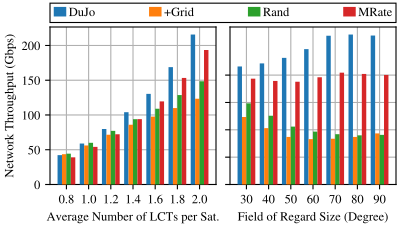

Generate this figure with Python:
import os

import matplotlib.pyplot as plt
import numpy as np

#create a figure with (2,1) subplots
FONT_SIZE = 9
fig_width_px = 400
fig_height_px = 225
dpi = 100  # Typical screen DPI, adjust if necessary
fig_width_in = fig_width_px / dpi
fig_height_in = fig_height_px / dpi

plt.rcParams.update({
    # --- make every normal string use Times or the best fall-back ----
    'font.family' : 'serif',
    'font.serif'  : ['Times New Roman', 'Times', 'Nimbus Roman', 'STIXGeneral'],
    # --- keep your existing sizing rules ----------------------------
    'font.size'        : FONT_SIZE,
    'axes.titlesize'   : FONT_SIZE,
    'axes.labelsize'   : FONT_SIZE,
    'xtick.labelsize'  : FONT_SIZE,
    'ytick.labelsize'  : FONT_SIZE,
    'legend.fontsize'  : FONT_SIZE,
})
plt.rc('mathtext', fontset='cm')
plt.rcParams['pdf.fonttype'] = 42
plt.rcParams['ps.fonttype'] = 42

current_dir = os.path.dirname(os.path.abspath(__file__))

# Plot the data
fig, axs_list = plt.subplots(1,2)
fig.set_size_inches(fig_width_in, fig_height_in)  # 3.5 inches width, height adjusted to maintain aspect ratio


N_POINTS = 20
results_file = "/home/zhouyou/leo-sat-flow/sim_alg_j1_res/test_ld_starlink_varying_for/test_ld_starlink_varying_for-2025-October-20-18-35-14-ail/ldl"
name = ["DuJo","+Grid","Rand","MRate"]
data = np.genfromtxt(results_file, delimiter=',')
data = -data[:, [4,7,8,6]]  # Select the relevant columns and negate them
data = data.reshape(7,N_POINTS, 4)
data = data.mean(axis=1).reshape(-1, 4)
print(data)
markers = ['o', 's', 'D', '^', 'v', 'x', '*']
axs = axs_list[0]
bar_width = 0.4
bars = []
index = np.arange(data.shape[0])*2
for i in range(data.shape[1]):
    b = axs.bar(index + (i -1.5)* bar_width, data[:, i], bar_width, label=name[i], zorder=3)
    bars.append(b)
axs.set_position([0.575, 0.18, 0.415, 0.7])
axs.set_yticks([0, 50, 100, 150, 200])
axs.set_yticklabels([])
axs.set_xlabel(r"Field of Regard Size (Degree)")
axs.set_xticks(index)
axs.set_xticklabels(["30", "40", "50", "60", "70", "80", "90"])
axs.grid(True, zorder=0)


results_file = "/home/zhouyou/leo-sat-flow/sim_alg_j1_res/test_ld_starlink_varying_n_lct/test_ld_starlink_varying_n_lct-2025-October-20-18-54-08-ail/ldl"
name = ["DuJo","+Grid","Rand","MRate"]
data = np.genfromtxt(results_file, delimiter=',')
data = -data[:, [4,7,8,6]]  # Select the relevant columns and negate them
data = data.reshape(7,N_POINTS, 4)
data = data.mean(axis=1).reshape(-1, 4)
print(data)
markers = ['o', 's', 'D', '^', 'v', 'x', '*']
axs = axs_list[1]
bar_width = 0.4
bars = []
index = np.arange(data.shape[0])*2
for i in range(data.shape[1]):
    b = axs.bar(index + (i -1.5)* bar_width, data[::-1, i], bar_width, label=name[i], zorder=3)
    bars.append(b)
axs.set_position([0.125, 0.18, 0.415, 0.7])
# axs.set_ylabel(r"Network Throughput (Gbps)")
axs.set_yticks([0, 50, 100, 150, 200])
axs.set_yticklabels([0, 50, 100, 150, 200])
axs.set_ylabel(r"Network Throughput (Gbps)")
axs.set_xlabel(r"Average Number of LCTs per Sat.")
axs.set_xticks(index)
axs.set_xticklabels(["0.8", "1.0", "1.2", "1.4", "1.6", "1.8", "2.0"])
axs.grid(True, zorder=0)

leg = fig.legend(bars, name ,fontsize=FONT_SIZE, loc='lower left', bbox_to_anchor=(0.125, 0.9, 0.865, 0.125), mode="expand",ncol = 4 ,borderaxespad=0.,handlelength=1, handleheight= 0.8, handletextpad=0.2, 
frameon=True,          # draw a frame
fancybox=False,        # <-- square corners (like MATLAB)
edgecolor='black',     # black  frame edge
facecolor='white',     # white background
framealpha=1,          # fully opaque
borderpad=0.3,         # tight inner padding (font-size units)
labelspacing=0.2,      # tight vertical space between rows
)   
leg.get_frame().set_linewidth(0.8)  # MATLAB-thin border
# fig.add_artist(leg)

# leg = plt.legend(lines2, [r"$\beta=$"+f"{0.1+0.2*i:.1f}" for i in range(5)] ,fontsize=FONT_SIZE, loc='lower left', bbox_to_anchor=(0.125, 0.8, 0.7, 0.3), mode="expand",ncol = 3 ,borderaxespad=0.,handlelength=1, handleheight= 0.8, handletextpad=0.2, 
# frameon=True,          # draw a frame
# fancybox=False,        # <-- square corners (like MATLAB)
# edgecolor='black',     # black  frame edge
# facecolor='white',     # white background
# framealpha=1,          # fully opaque
# borderpad=0.5,         # tight inner padding (font-size units)
# labelspacing=0.1,      # tight vertical space between rows
# )   
# leg.get_frame().set_linewidth(0.8)  # MATLAB-thin border
# axs.add_artist(leg)

# Save the figure as a PDF
print("Saving figure to:", current_dir)
output_path = os.path.join(current_dir, os.path.splitext(os.path.basename(__file__))[0]) + '.pdf'

fig.savefig(output_path, format='pdf', pad_inches=0.)
